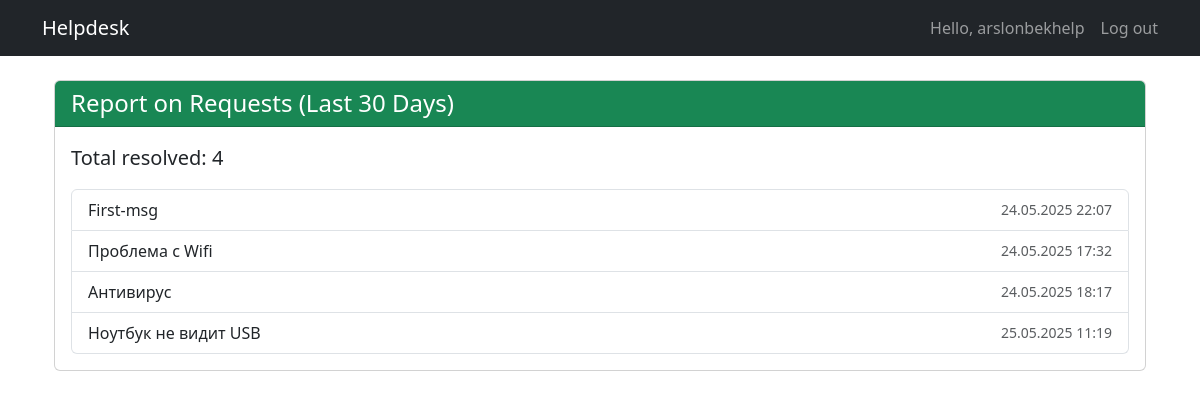
The app's page /tickets/report/ (signed in) with its own data.
### tickets/models.py (models this page shows, shortened)
class Ticket(models.Model):
    STATUS_CHOICES = (
        ('open', 'Open'),
        ('in_progress', 'In_progress'),
        ('resolved', 'Resolved'),
        ('closed', 'Closed'),
    )
    user = models.ForeignKey(User, on_delete=models.CASCADE)
    title = models.CharField(max_length=255)
    description = models.TextField()
    status = models.CharField(max_length=20, choices=STATUS_CHOICES, default='open')
    created_at = models.DateTimeField(auto_now_add=True)

### tickets/views.py (the view)
# urls.py: path('tickets/report/', views.report_view, name='ticket_report'),
def report_view(request):
    last_30_days = now() - timedelta(days=30)
    resolved_tickets = Ticket.objects.filter(status='resolved', created_at__gte=last_30_days)
    total_resolved = resolved_tickets.count()
    return render(request, 'tickets/report.html', {
        'resolved_tickets': resolved_tickets,
        'total_resolved': total_resolved
    })

### tickets/templates/tickets/report.html (shortened to what this page needs)
{% extends "base.html" %}
{% block content %}
<div class="container mt-4">
  <div class="card">
    <div class="card-header bg-success text-white">
      <h4 class="mb-0">Report on Requests (Last 30 Days)</h4>
    </div>
    <div class="card-body">
      <p class="lead">Total resolved: <strong>{{ total_resolved }}</strong></p>
      {% if resolved_tickets %}
        <ul class="list-group">
          {% for ticket in resolved_tickets %}
            <li class="list-group-item d-flex justify-content-between align-items-center">
              <span>{{ ticket.title }}</span>
              <small class="text-muted">{{ ticket.created_at|date:"d.m.Y H:i" }}</small>
            </li>
          {% endfor %}
        </ul>
      {% else %}
        <p class="text-muted">No resolved requests in the last 30 days.</p>
      {% endif %}
    </div>
  </div>
</div>
{% endblock %}

### tickets/templates/base.html (shortened to what this page needs)
<!DOCTYPE html>
<html lang="en">
<head>
    <link href="https://cdn.jsdelivr.net/npm/bootstrap@5.3.0/dist/css/bootstrap.min.css" rel="stylesheet">
</head>
<body>
<nav class="navbar navbar-expand-lg navbar-dark bg-dark mb-4">
    <div class="container">
        <a class="navbar-brand" href="/">Helpdesk</a>
        <div class="collapse navbar-collapse">
            <ul class="navbar-nav ms-auto">
                {% if user.is_authenticated %}
                    <li class="nav-item">
                        <span class="navbar-text me-3">Hello, {{ user.username }}</span>
                    </li>
                    <li class="nav-item">
                        <form method="post" action="{% url 'logout' %}">
                            <button type="submit" class="nav-link btn btn-link" style="padding: 0; margin: 0;">Log out</button>
                        </form>
                    </li>
                {% else %}
                    <li class="nav-item">
                        <a class="nav-link" href="{% url 'login' %}">Log In</a>
                    </li>
                {% endif %}
            </ul>
        </div>
    </div>
</nav>
<div class="container">
    {% block content %}{% endblock %}
</div>
</body>
</html>

### records on screen
Ticket: title "First-msg", created_at "24.05.2025 22:07"
Ticket: title "Проблема с Wifi", created_at "24.05.2025 17:32"
Ticket: title "Антивирус", created_at "24.05.2025 18:17"
Ticket: title "Ноутбук не видит USB", created_at "25.05.2025 11:19"

### other values on screen
{{ user.username }} "arslonbekhelp"
{{ total_resolved }} "4"
